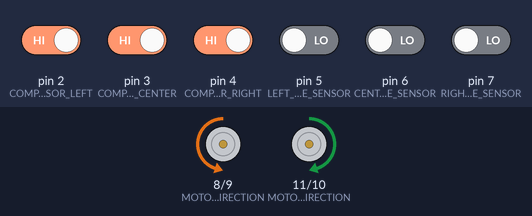
Simulated run of this sketch. Board: Arduino Uno, built with avr-gcc and run on an emulated ATmega328P. On the bench: direction and speed pins drawn as motors (green arrow = direction pin HIGH = forward, orange = LOW = backward, longer = more drive). Inputs (shaded band) come from the test bench; at power-on: pin 2 (COMPACT_PROXIMITY_SENSOR_LEFT), pin 3 (COMPACT_PROXIMITY_SENSOR_CENTER), pin 4 (COMPACT_PROXIMITY_SENSOR_RIGHT) HIGH, pin 5 (LEFT_LINE_SENSOR), pin 6 (CENTER_LINE_SENSOR), pin 7 (RIGHT_LINE_SENSOR) LOW.

Above: at 1.5 s.
2.1 s: pin 2 (COMPACT_PROXIMITY_SENSOR_LEFT) driven LOW and pin 3 (COMPACT_PROXIMITY_SENSOR_CENTER) driven LOW and pin 4 (COMPACT_PROXIMITY_SENSOR_RIGHT) driven LOW and pin 5 (LEFT_LINE_SENSOR) driven HIGH and pin 6 (CENTER_LINE_SENSOR) driven HIGH
3.9 s: pin 2 (COMPACT_PROXIMITY_SENSOR_LEFT) driven HIGH
At 4.8 s:
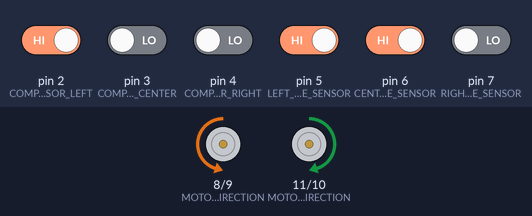
5.4 s: pin 2 (COMPACT_PROXIMITY_SENSOR_LEFT) driven LOW
At 8.4 s:
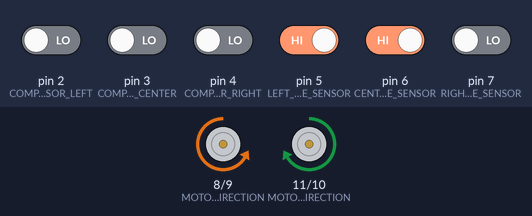
8.6 s: pin 3 (COMPACT_PROXIMITY_SENSOR_CENTER) driven HIGH
At 9.5 s:
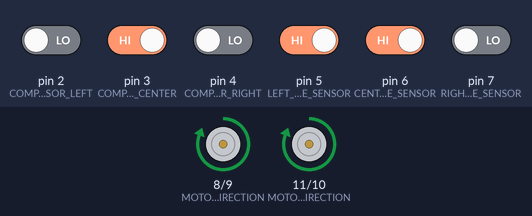
10.1 s: pin 4 (COMPACT_PROXIMITY_SENSOR_RIGHT) driven HIGH
At 10.59 s:
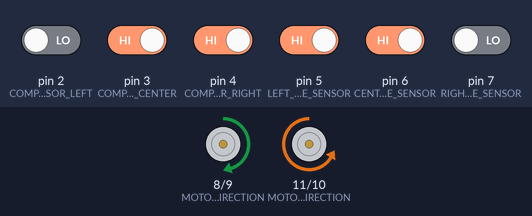
Timing chart, 0 to 14.3 s (numbered marks = the images above; inputs shaded):
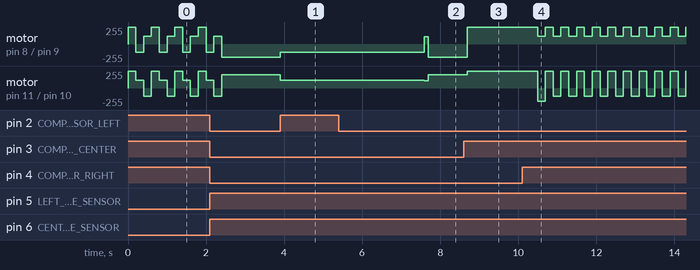

The sketch:

MINI_PRIME_SUMO.ino
```cpp
//*********************************************//
//                   MINIBOT                   //
//               MINI_PRIME_SUMO               //
//                                             //
// This programs a sumobot with built in line  //
//  sensor to avoid lines and stay in a ring.  //
//     It also has 3 proximity sensor that     //
// tells the bot to bump the target but avoids //
//          the ring if detected.              //
//               Codes by:                     //
//        e-Gizmo Mechatronix Central          //
//         Taft, Manila, Philippines           //
//           http://www.egizmo.com             //
//                May 15,2016                  //
//*********************************************//

// INITIALIZATION:
#define COMPACT_PROXIMITY_SENSOR_LEFT    2       // compact proximity sensor
#define COMPACT_PROXIMITY_SENSOR_CENTER  3       // compact proximity sensor
#define COMPACT_PROXIMITY_SENSOR_RIGHT   4       // compact proximity sensor

#define MOTOR_1_DIRECTION         8       // Motor control HIGH = FWD, LOW = BWD
#define MOTOR_1_SPEED             9       // Speed input
#define MOTOR_2_SPEED            10       // Speed input
#define MOTOR_2_DIRECTION        11       // Motor control HIGH = FWD, LOW = BWD

#define LEFT_LINE_SENSOR          5       // Line sensor left
#define CENTER_LINE_SENSOR        6       // Line sensor center
#define RIGHT_LINE_SENSOR         7       // Line sensor right

// VARIABLES
int speed;
int BUMP_SPEED_LEFT = 120;                // bump the opponent speed
int BUMP_SPEED_CENTER = 255;              // bump the opponent speed
int BUMP_SPEED_RIGHT = 120;               // bump the opponent speed
int ROTATE_SPEED = 200;
int SAFE_SPEED = 110;                      // Neutral speed
int PAUSE = 200;
int TIMER = 10;
int LINER = 0;

// INPUTS AND OUTPUTS
void setup() {
  Serial.begin(9600);

  // DEFAULT PINS OF THE MOTOR DRIVER (8,9,10,11)
  pinMode(MOTOR_1_DIRECTION, OUTPUT);
  pinMode(MOTOR_1_SPEED, OUTPUT);
  pinMode(MOTOR_2_SPEED, OUTPUT);
  pinMode(MOTOR_2_DIRECTION, OUTPUT);

  pinMode(LEFT_LINE_SENSOR, INPUT);
  pinMode(CENTER_LINE_SENSOR, INPUT);
  pinMode(RIGHT_LINE_SENSOR, INPUT);

  pinMode(COMPACT_PROXIMITY_SENSOR_LEFT, INPUT);
  pinMode(COMPACT_PROXIMITY_SENSOR_CENTER, INPUT);
  pinMode(COMPACT_PROXIMITY_SENSOR_RIGHT, INPUT);

  digitalWrite(COMPACT_PROXIMITY_SENSOR_LEFT, HIGH);
  digitalWrite(COMPACT_PROXIMITY_SENSOR_CENTER, HIGH);
  digitalWrite(COMPACT_PROXIMITY_SENSOR_RIGHT, HIGH);
}
// MAIN PROGRAM
void loop()
{
  int LINE_SENSE_LEFT =      digitalRead(LEFT_LINE_SENSOR);
  int LINE_SENSE_CENTER =    digitalRead(CENTER_LINE_SENSOR);
  int LINE_SENSE_RIGHT =     digitalRead(RIGHT_LINE_SENSOR);

  int PROXIMITY_SENSE_LEFT = digitalRead(COMPACT_PROXIMITY_SENSOR_LEFT);
  int PROXIMITY_SENSE_CENTER = digitalRead(COMPACT_PROXIMITY_SENSOR_CENTER);
  int PROXIMITY_SENSE_RIGHT = digitalRead(COMPACT_PROXIMITY_SENSOR_RIGHT);

  // IF THERE IS AN OPPONENT,BUMP IT
  if (PROXIMITY_SENSE_CENTER == 1)
  {
    BUMP_THE_OPPONENTS_ON_CENTER();
    delay(PAUSE);
  }
  if (PROXIMITY_SENSE_LEFT == 1 )
  {
    BUMP_THE_OPPONENTS_ON_LEFT();
    delay(PAUSE);
  }
  if (PROXIMITY_SENSE_RIGHT == 1 )
  {
    BUMP_THE_OPPONENTS_ON_RIGHT();
    delay(PAUSE);
  }

  if ((LINE_SENSE_LEFT == 1 || LINE_SENSE_CENTER == 1) || LINE_SENSE_RIGHT == 1)
  {
    LINER += 1;
  }
  // IF ALL SENSORS DETECTS NOTHING
  if (PROXIMITY_SENSE_LEFT == 0 && PROXIMITY_SENSE_CENTER == 0 && PROXIMITY_SENSE_RIGHT == 0 && LINER == 0)
  {
    SAFE_DRIVE();
  }

  if (PROXIMITY_SENSE_LEFT == 0 && PROXIMITY_SENSE_CENTER == 0 && PROXIMITY_SENSE_RIGHT == 0 && LINER == 1)
  {
    ROTATE();
    LINER = 0;
  }
}

// PRESET FUNCTIONS
void SAFE_DRIVE()
{
  digitalWrite(MOTOR_1_DIRECTION, HIGH);
  digitalWrite(MOTOR_2_DIRECTION, HIGH);

  analogWrite(MOTOR_1_SPEED, SAFE_SPEED);
  analogWrite(MOTOR_2_SPEED, SAFE_SPEED);
  delay(100);
  TIMER--;
}
// FEEL FREE TO USE THIS FUNCTION FOR FUN
void WIGGLE()
{
  digitalWrite(MOTOR_1_DIRECTION, LOW);
  digitalWrite(MOTOR_1_SPEED, HIGH);
  digitalWrite(MOTOR_2_SPEED, HIGH);
  digitalWrite(MOTOR_2_DIRECTION, HIGH);
  delay(200);
  digitalWrite(MOTOR_1_DIRECTION, HIGH);
  digitalWrite(MOTOR_1_SPEED, HIGH);
  digitalWrite(MOTOR_2_SPEED, HIGH);
  digitalWrite(MOTOR_2_DIRECTION, LOW);
  delay(200);
  digitalWrite(MOTOR_1_DIRECTION, LOW);
  digitalWrite(MOTOR_1_SPEED, LOW);
  digitalWrite(MOTOR_2_SPEED, LOW);
  digitalWrite(MOTOR_2_DIRECTION, LOW);

}

void ROTATE()
{
  digitalWrite(MOTOR_1_DIRECTION, LOW);
  digitalWrite(MOTOR_2_DIRECTION, HIGH);
  analogWrite(MOTOR_1_SPEED, ROTATE_SPEED);
  analogWrite(MOTOR_2_SPEED, ROTATE_SPEED);
  delay(100);
}

void RETREAT()
{
  digitalWrite(MOTOR_1_DIRECTION, LOW);
  digitalWrite(MOTOR_2_DIRECTION, LOW);

  for (speed = 100; speed >= 0; speed--)
  {
    analogWrite(MOTOR_1_SPEED, speed);
    analogWrite(MOTOR_2_SPEED, 100);
    delay(10);
  }
  TIMER = 10;
}

void STOP()
{
  digitalWrite(MOTOR_1_DIRECTION, HIGH);
  digitalWrite(MOTOR_2_DIRECTION, HIGH);
  analogWrite(MOTOR_1_SPEED, 1);
  analogWrite(MOTOR_2_SPEED, 1);
  delay(10);
}

void BUMP_THE_OPPONENTS_ON_LEFT()
{
  digitalWrite(MOTOR_1_DIRECTION, LOW);
  analogWrite(MOTOR_1_SPEED, BUMP_SPEED_LEFT);
  analogWrite(MOTOR_2_SPEED, BUMP_SPEED_LEFT);
  digitalWrite(MOTOR_2_DIRECTION, HIGH);
}

void BUMP_THE_OPPONENTS_ON_CENTER()
{
  digitalWrite(MOTOR_1_DIRECTION, HIGH);
  analogWrite(MOTOR_1_SPEED, BUMP_SPEED_CENTER);
  analogWrite(MOTOR_2_SPEED, BUMP_SPEED_CENTER);
  digitalWrite(MOTOR_2_DIRECTION, HIGH);
}

void BUMP_THE_OPPONENTS_ON_RIGHT()
{
  digitalWrite(MOTOR_1_DIRECTION, HIGH);
  analogWrite(MOTOR_1_SPEED, BUMP_SPEED_RIGHT);
  analogWrite(MOTOR_2_SPEED, BUMP_SPEED_RIGHT);
  digitalWrite(MOTOR_2_DIRECTION, LOW);
}
// PROGRAM ENDS AND LOOP BACK FOREVER                                                                                                                                                   // PARZ
```

Measured:
- after the input at 3.9 s, motor on pin 8 (MOTOR_1_DIRECTION) / pin 9 (MOTOR_1_SPEED): backward 200/255 → backward 120/255 at once; motor on pin 11 (MOTOR_2_DIRECTION) / pin 10 (MOTOR_2_SPEED): forward 200/255 → forward 120/255 at once
- after the input at 5.4 s, motor on pin 8 (MOTOR_1_DIRECTION) / pin 9 (MOTOR_1_SPEED): backward 120/255 → forward 110/255 after 2.2 s, → backward 200/255 0.10 s later; motor on pin 11 (MOTOR_2_DIRECTION) / pin 10 (MOTOR_2_SPEED): forward 120/255 → forward 110/255 after 2.2 s, → forward 200/255 0.10 s later
- after the input at 8.6 s, motor on pin 8 (MOTOR_1_DIRECTION) / pin 9 (MOTOR_1_SPEED): backward 200/255 → forward 255/255 after 0.10 s; motor on pin 11 (MOTOR_2_DIRECTION) / pin 10 (MOTOR_2_SPEED): forward 200/255 → forward 255/255 after 0.10 s
- by itself, motor on pin 8 (MOTOR_1_DIRECTION) / pin 9 (MOTOR_1_SPEED): repeats every 0.60 s: backward 120/255 0.20 s, forward 120/255 0.20 s, forward 255/255 0.20 s
- by itself, motor on pin 11 (MOTOR_2_DIRECTION) / pin 10 (MOTOR_2_SPEED): repeats every 0.60 s: forward 120/255 0.20 s, backward 120/255 0.20 s, forward 255/255 0.20 s
